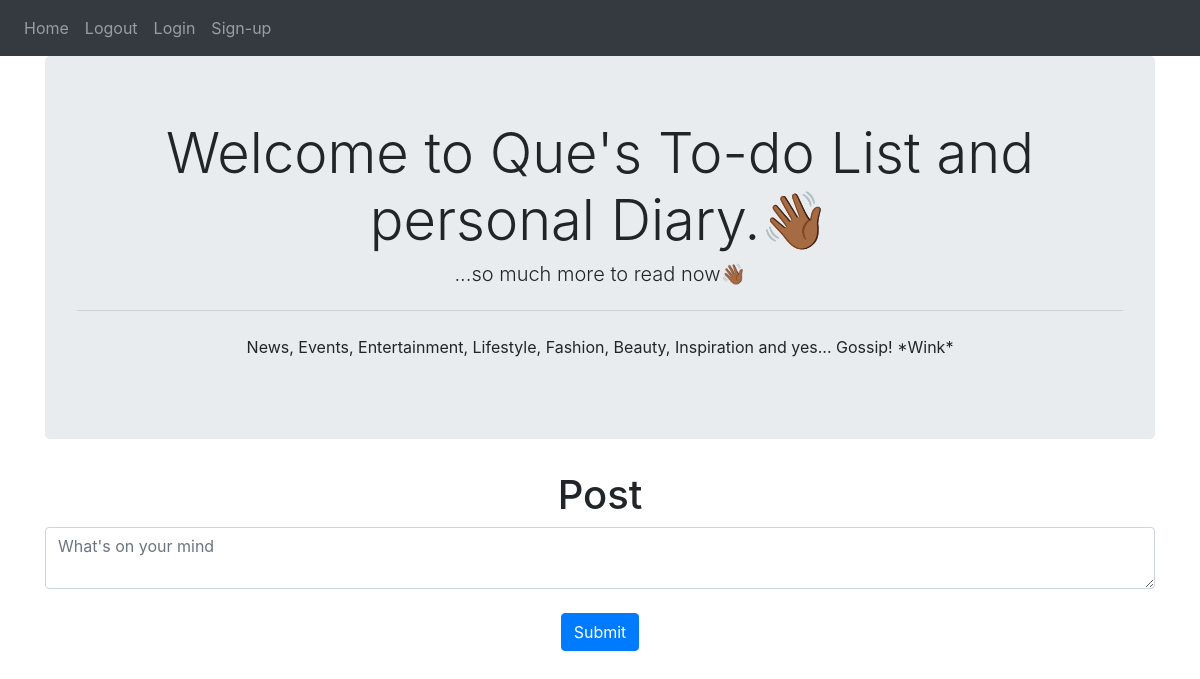
The page / (signed in) on the database as committed earlier.
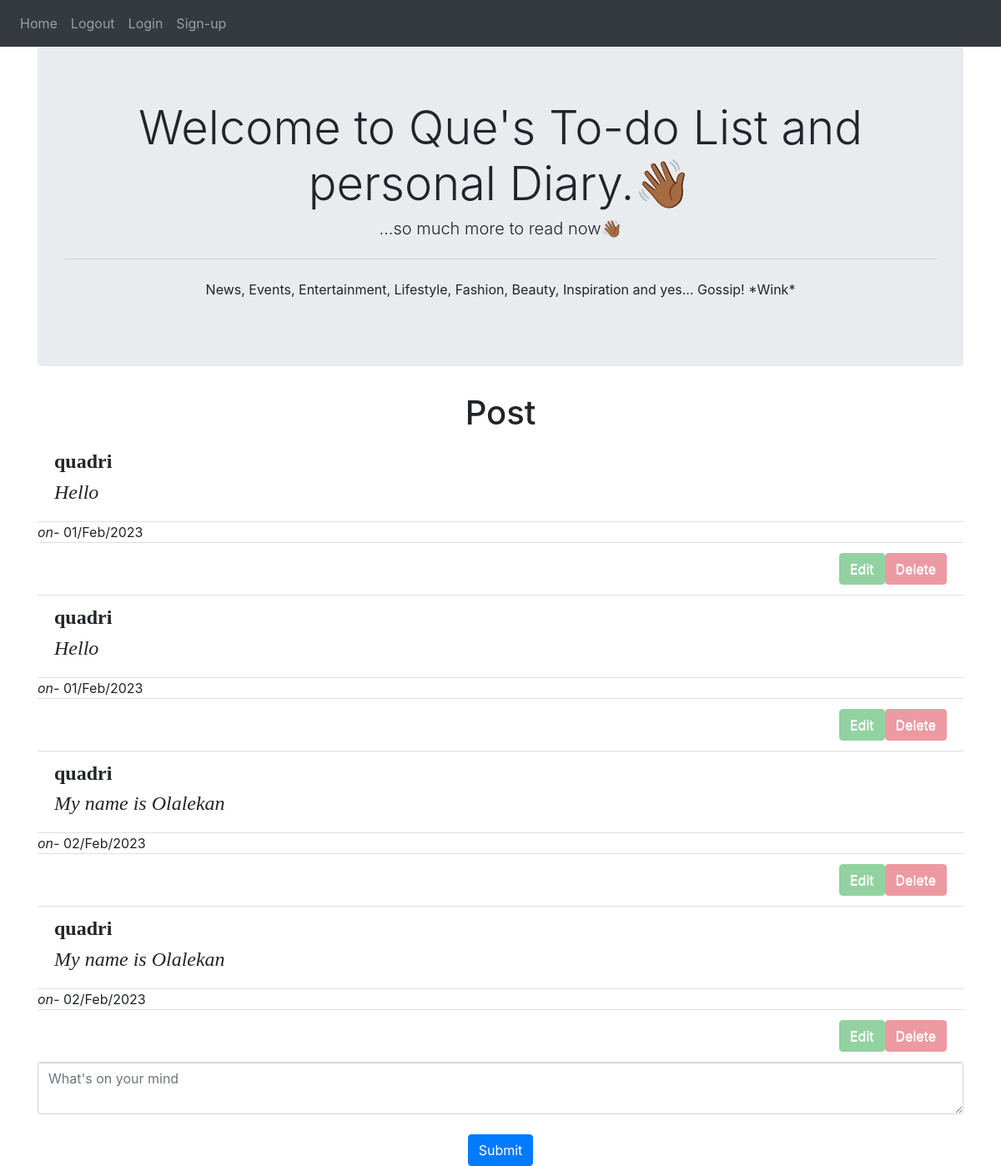
The same page on the database as committed later.
### website/models.py (models this page shows)
class User(db.Model, UserMixin):
     id = db.Column(db.Integer, primary_key=True)
     email = db.Column(db.String(150), unique=True)
     password = db.Column(db.String(150))
     first_name = db.Column(db.String(150))
     notes = db.relationship('Note')

class Note(db.Model):
    id = db.Column(db.Integer, primary_key=True)
    data = db.Column(db.String(10000))
    date = db.Column(db.DateTime(timezone=True), default=func.now())
    user_id = db.Column(db.Integer, db.ForeignKey('user.id'))

### website/views.py (the view, shortened to what this page needs)
@views.route('/', methods=['GET', 'POST'])
@login_required
def home():
    return render_template("home.html", user=current_user)

### website/__init__.py (called while the page is built)
def create_app():
    app = Flask(__name__)
    app.config['SECRET_KEY']= 'alk'
    app.config['SQLALCHEMY_DATABASE_URI'] = f'sqlite:///{DB_NAME}'
    db.init_app(app)
    from .views import views
    from .auth import auth
    app.register_blueprint(views, url_prefix= '/')
    app.register_blueprint(auth, url_prefix= '/')
    from .models import User, Note
    create_database(app)
    login_manager = LoginManager()
    login_manager.login_view = 'auth.login'
    login_manager.init_app(app)
    @login_manager.user_loader
    def load_user(id):
        return User.query.get(int(id))
    return app

### website/templates/home.html
{%extends"base.html" %} {% block title%}HOME{% endblock%}
{%block content%}
<div class="jumbotron">
    <h1 align="center" class="display-4">Welcome to Que's To-do List and personal Diary.<span class="wave">👋🏾</span></h1>
    <h3 align="center" class="lead">...so much more to read now<span class="smile">👋🏾</span></h3>
    <hr  class="my-4">
    <p align="center">News, Events, Entertainment, Lifestyle, Fashion, Beauty, Inspiration and yes... Gossip! *Wink*</p>
  </div>
<h1 align="center">Post</h1>
<ul class="list-group list-group-flush" id="notes">
    {% for note in user.notes %}
    {% if current_user.id == note.user_id %}
    <li class="list-group-item"><h4 style="font-family:'Times New Roman', Times, serif ;">
        <strong>{{user.first_name}}</strong>
    </h4><h4 style="font-family:'Times New Roman', Times, serif ;"><i>{{ note.data }}</i></h4></li>
    <span><i>on- </i>{{note.date.strftime('%d/%b/%Y')}}</span>
    <li class="list-group-item">
        <button type="button" class="close" onclick="deleteNote({{note.id}})">
            <span class="btn btn-danger">Delete</span>
        </button>
        <button type="button" class="close"  a href="/edit/{{note.id}}/">
            <span class="btn btn-success">Edit</span>
        </button>
    </li>
    {% else %}
    <li class="list-group-item"><h4 style="font-family:'Times New Roman', Times, serif ;"><strong>
        {{user.first_name}}</strong>
    </h4><h4 style="font-family:'Times New Roman', Times, serif ;"><i>{{ note.data }}</i></h4></li>
    {% endif %}
    {% endfor %}
</ul>
<form method="POST">
    <textarea name ="note" id ="note" class="form-control" placeholder="What's on your mind"></textarea>
    <br>
    <div align="center">
        <button type="submit" class="btn btn-primary">Submit</button>
    </div>
</form>
{% endblock content %}

Rows that differ between the two databases and show on the page:
added Note: data "Hello", date "01/Feb/2023"
now on this page (row unchanged): User: first_name "quadri"
added Note: data "Hello", date "01/Feb/2023"
added Note: data "My name is Olalekan", date "02/Feb/2023"
added Note: data "My name is Olalekan", date "02/Feb/2023"
